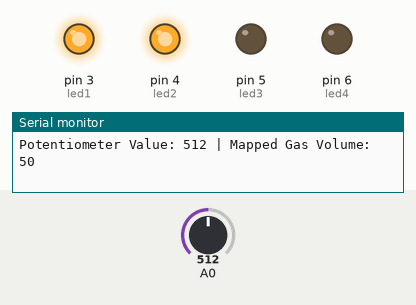
Recording of a sketch running on a simulated Arduino Uno, built with avr-gcc and run on an emulated ATmega328P. Shown: output pins drawn as LEDs (lit = HIGH), the last lines printed to the serial monitor. The test bench sets the inputs (shaded band); at power-on: A0 = 512.

Above: at 1.3 s.
1.4 s: A0 set to 494
At 2.7 s:
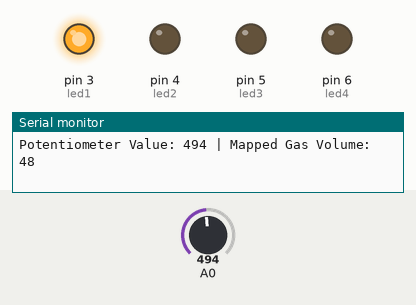
3.0 s: A0 set to 265
4.5 s: A0 set to 240
At 5.1 s:
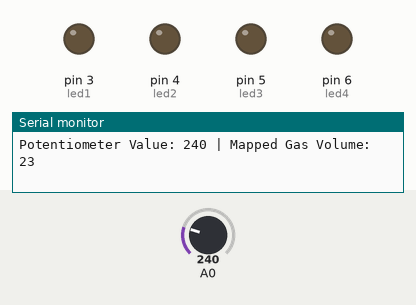
6.0 s: A0 set to 900
At 6.3 s:
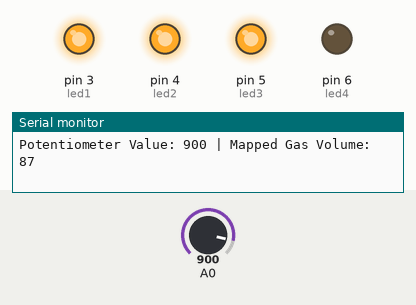
7.5 s: A0 set to 1008
9.0 s: A0 set to 1023
At 10.0 s:
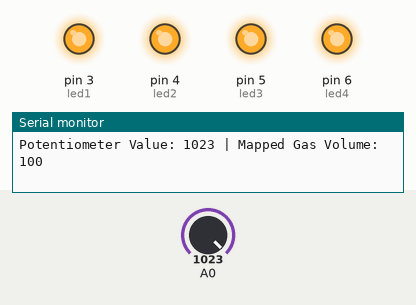
Timing chart, 0 to 11.5 s (numbered marks = the images above; inputs shaded):
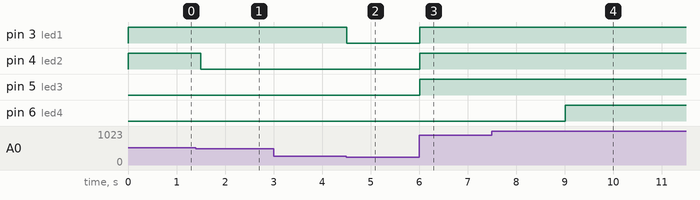

Measured:
- the behaviour switches between 512 and 511 on A0 (found by bisection; images 0 and 1)
- the behaviour switches between 256 and 255 on A0 (found by bisection; images 1 and 2)
- the behaviour switches between 1022 and 1023 on A0 (found by bisection; images 3 and 4)
- after the input at 1.4 s, pin 4 (led2): HIGH → LOW after 0.10 s
- after the input at 4.5 s, pin 3 (led1): HIGH → LOW at once
- after the input at 6.0 s, pin 3 (led1), pin 4 (led2), pin 5 (led3): LOW → HIGH at once
- after the input at 9.0 s, pin 6 (led4): LOW → HIGH at once

The sketch:

task2.ino
```cpp
// Define LED pins
const int led1 = 3; // 1st LED (25% volume)
const int led2 = 4; // 2nd LED (50% volume)
const int led3 = 5; // 3rd LED (75% volume)
const int led4 = 6; // 4th LED (100% volume)

void setup() {
  // Set LED pins as OUTPUT
  pinMode(led1, OUTPUT);
  pinMode(led2, OUTPUT);
  pinMode(led3, OUTPUT);
  pinMode(led4, OUTPUT);

  // Initialize Serial Monitor for debugging
  Serial.begin(9600);
}

void loop() {
  // Read the potentiometer value (0 to 1023)
  int potValue = analogRead(A0);

  // Map potentiometer value to gas volume (0 to 100 cubic feet)
  int gasVolume = map(potValue, 0, 1023, 0, 100);

  // Turn LEDs ON/OFF based on volume
  if (gasVolume >= 25) { digitalWrite(led1, HIGH); } else { digitalWrite(led1, LOW); }
  if (gasVolume >= 50) { digitalWrite(led2, HIGH); } else { digitalWrite(led2, LOW); }
  if (gasVolume >= 75) { digitalWrite(led3, HIGH); } else { digitalWrite(led3, LOW); }
  if (gasVolume == 100) { digitalWrite(led4, HIGH); } else { digitalWrite(led4, LOW); }

  // Print to Serial Monitor for debugging
  Serial.print("Potentiometer Value: ");
  Serial.print(potValue);
  Serial.print(" | Mapped Gas Volume: ");
  Serial.println(gasVolume);

  delay(500); // Small delay for stability
}
```
